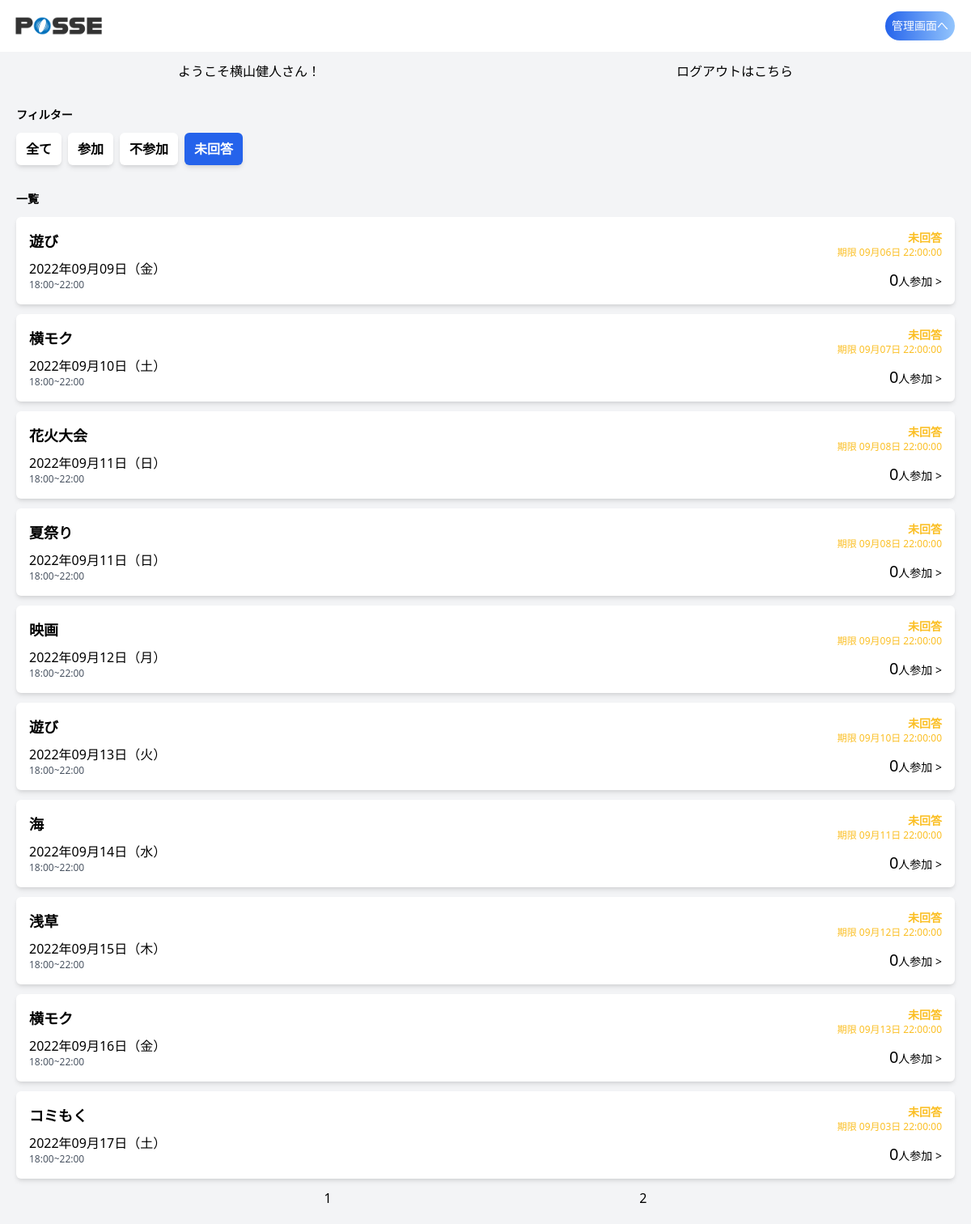
/index.php (signed in), run on the app's committed database.
### tables this page shows
CREATE TABLE users (
  id INT AUTO_INCREMENT NOT NULL PRIMARY KEY,
  email VARCHAR(255) NOT NULL,
  name VARCHAR(255),
  password VARCHAR(255) NOT NULL, 
  is_admin TINYINT DEFAULT 0, 
  github_id VARCHAR(255),
  slack_id VARCHAR(255)
);

CREATE TABLE events (
  id INT AUTO_INCREMENT NOT NULL PRIMARY KEY,
  name VARCHAR(10) NOT NULL,
  start_at DATETIME NOT NULL,
  end_at DATETIME NOT NULL,
  detail TEXT,
  created_at DATETIME DEFAULT CURRENT_TIMESTAMP,
  updated_at DATETIME DEFAULT CURRENT_TIMESTAMP ON UPDATE CURRENT_TIMESTAMP,
  deleted_at DATETIME
);

### src/index.php (the view, shortened to what this page needs)
<?php
require('dbconnect.php');
$user_id = $_SESSION['user_id'];
$status = filter_input(INPUT_GET, 'status');
if (isset($status)) {
  if ($status == 'all') {
    $stmt = $db->prepare('SELECT events.id, events.name, events.start_at, events.end_at, count(event_attendance.id) AS total_participants FROM events LEFT JOIN event_attendance ON events.id = event_attendance.event_id WHERE events.start_at >= CURDATE() GROUP BY events.id ORDER BY start_at ASC');
    $stmt->execute();
  } else {
    $stmt = $db->prepare("SELECT events.id, events.name, events.start_at, events.end_at, count(event_attendance.id) AS total_participants FROM events LEFT JOIN event_attendance ON events.id = event_attendance.event_id WHERE event_attendance.user_id = ? AND event_attendance.status = ? AND events.start_at >= CURDATE() GROUP BY events.id ORDER BY events.start_at ASC");
    $stmt->execute(array($user_id, $status));
  }
} else {
  $stmt = $db->prepare("SELECT events.id, events.name, events.start_at, events.end_at, count(event_attendance.id) AS total_participants FROM event_attendance RIGHT OUTER JOIN events ON events.id = event_attendance.event_id WHERE event_attendance.status IS NULL AND events.start_at >= CURDATE() GROUP BY events.id ORDER BY events.start_at ASC;");
  $stmt->execute();
}
$events = $stmt->fetchAll();
$stmt = $db->prepare('SELECT COUNT(id) FROM users WHERE is_admin = 1 AND id = ?');
$stmt->execute(array($user_id));
$is_admin = $stmt->fetch();
function get_day_of_week($w)
{
  $day_of_week_list = ['日', '月', '火', '水', '木', '金', '土'];
  return $day_of_week_list["$w"];
}
?>
<!DOCTYPE html>
<html lang="ja">
<head>
  <link href="https://unpkg.com/tailwindcss@^2/dist/tailwind.min.css" rel="stylesheet">
</head>
<body>
  <header class="h-16">
    <div class="flex justify-between items-center w-full h-full mx-auto pl-2 pr-5">
      <div class="h-full">
        <img src="img/header-logo.png" alt="" class="h-full">
      </div>
      <?php
      $stmt_user_name = $db->prepare('SELECT name FROM users WHERE id = ?');
      $stmt_user_name->execute(array($user_id));
      $user_name = $stmt_user_name->fetch();
      ?>
      <?php if ($is_admin[0] != 0) { ?>
        <a href="./admin.php" class="cursor-pointer p-2 text-sm text-white bg-blue-400 rounded-3xl bg-gradient-to-r from-blue-600 to-blue-300 flex items-center justify-center">管理画面へ</a>
      <?php } ?>
    </div>
  </header>
  <main class="bg-gray-100">
    <div class="flex justify-around">
      <p class="p-3">ようこそ<?php echo $user_name['name'];?>さん！</p>
      <p class="p-3"><a href="./auth/login/logout.php">ログアウトはこちら</a></p>
    </div>
    <div class="w-full mx-auto p-5">
      <div id="filter" class="mb-8">
        <h2 class="text-sm font-bold mb-3">フィルター</h2>
        <div class="flex">
          <a href="./index.php?status=all" class="px-3 py-2 text-md font-bold mr-2 rounded-md shadow-md bg-white <?php if ($status == "all") {
                                                                                                                    echo 'bg-blue-600 text-white';
                                                                                                                  } ?>">全て</a>
          <a href="./index.php?status=presence" class="px-3 py-2 text-md font-bold mr-2 rounded-md shadow-md bg-white <?php if ($status == "presence") {
                                                                                                                        echo 'bg-blue-600 text-white';
                                                                                                                      } ?>">参加</a>
          <a href="./index.php?status=absence" class="px-3 py-2 text-md font-bold mr-2 rounded-md shadow-md bg-white <?php if ($status == "absence") {
                                                                                                                        echo 'bg-blue-600 text-white';
                                                                                                                      } ?>">不参加</a>
          <a href="./index.php" class="px-3 py-2 text-md font-bold mr-2 rounded-md shadow-md bg-white <?php if ($status == null) {
                                                                                                        echo 'bg-blue-600 text-white';
                                                                                                      } ?>">未回答</a>
        </div>
      </div>
      <?php
      $count = count($events);
      $max_page = ceil($count / MAX);
      if (!isset($_GET['page_id'])) {
        $now = 1;
      } else {
        $now = $_GET['page_id'];
      }
      $start_no = ($now - 1) * MAX;
      $disp_data = array_slice($events, $start_no, MAX, true);
      ?>
      <div id="events-list">
        <div class="flex justify-between items-center mb-3">
          <h2 class="text-sm font-bold">一覧</h2>
        </div>
        <?php
          foreach ($disp_data as $event) :
          $start_date = strtotime($event['start_at']);
          $end_date = strtotime($event['end_at']);
          $day_of_week = get_day_of_week(date("w", $start_date));
          $stmt = $db->prepare('SELECT user_id, status FROM event_attendance WHERE event_id = ? AND user_id = ?');
          $stmt->execute(array($event['id'], $user_id));
          $participation_status = $stmt->fetch();
          $stmt = $db->prepare("SELECT COUNT(user_id) FROM event_attendance WHERE event_id = ? AND status = 'presence'");
          $stmt->execute(array($event['id']));
          $participants_total = $stmt->fetch();
          ?>
          <div class="modal-open bg-white mb-3 p-4 flex justify-between rounded-md shadow-md cursor-pointer" id="event-<?php echo $event['id']; ?>">
            <div>
              <h3 class="font-bold text-lg mb-2"><?php echo $event['name'] ?></h3>
              <p><?php echo date("Y年m月d日（${day_of_week}）", $start_date); ?></p>
              <p class="text-xs text-gray-600">
                <?php echo date("H:i", $start_date) . "~" . date("H:i", $end_date); ?>
              </p>
            </div>
            <div class="flex flex-col justify-between text-right">
              <div>
                <?php if (is_null($participation_status['status'])) : ?>
                  <p class="text-sm font-bold text-yellow-400">未回答</p>
                  <p class="text-xs text-yellow-400">期限 <?php echo date("m月d日 H:i:s", strtotime('-3 day', $end_date)); ?></p>
                <?php elseif ($participation_status['status'] == 'absence') : ?>
                  <p class="text-sm font-bold text-gray-300">不参加</p>
                <?php elseif ($participation_status['status'] == 'presence') : ?>
                  <p class="text-sm font-bold text-green-400">参加</p>
                <?php endif; ?>
              </div>
              <div class="accordion">
                <a class="accordion_click">
                  <p class="text-sm"><span class="text-xl"><?= $participants_total[0] ?></span>人参加 ></p>
                </a>
              </div>
            </div>
          </div>
        <?php endforeach; ?>
      </div>
      <div class="flex justify-evenly">
        <?php
        for ($i = 1; $i <= $max_page; $i++) {
          if ($i == $now) {
            $now_html = "<p>$now</p>";
            echo $now_html;
          } else if ($status == null){
            $page_link_ref = "/index.php?page_id=$i";
            $page_link_html = "<p><a href='$page_link_ref'>$i</a></p>";
            echo $page_link_html;
          }else{
            $page_link_ref = "/index.php?page_id=$i&status=$status";
            $page_link_html = "<p><a href='$page_link_ref'>$i</a></p>";
            echo $page_link_html;
          }
        }
        ?>
      </div>
    </div>
  </main>
</body>

### data on the page
users: name "横山健人"
events: name "遊び", start_at "2022年09月09日（金）", start_at "18:00", end_at "22:00", end_at "09月06日 22:00:00", participants_total "0"
events: name "横モク", start_at "2022年09月10日（土）", start_at "18:00", end_at "22:00", end_at "09月07日 22:00:00", participants_total "0"
events: name "花火大会", start_at "2022年09月11日（日）", start_at "18:00", end_at "22:00", end_at "09月08日 22:00:00", participants_total "0"
events: name "夏祭り", start_at "2022年09月11日（日）", start_at "18:00", end_at "22:00", end_at "09月08日 22:00:00", participants_total "0"
events: name "映画", start_at "2022年09月12日（月）", start_at "18:00", end_at "22:00", end_at "09月09日 22:00:00", participants_total "0"
events: name "遊び", start_at "2022年09月13日（火）", start_at "18:00", end_at "22:00", end_at "09月10日 22:00:00", participants_total "0"
events: name "海", start_at "2022年09月14日（水）", start_at "18:00", end_at "22:00", end_at "09月11日 22:00:00", participants_total "0"
events: name "浅草", start_at "2022年09月15日（木）", start_at "18:00", end_at "22:00", end_at "09月12日 22:00:00", participants_total "0"
events: name "横モク", start_at "2022年09月16日（金）", start_at "18:00", end_at "22:00", end_at "09月13日 22:00:00", participants_total "0"
events: name "コミもく", start_at "2022年09月17日（土）", start_at "18:00", end_at "22:00", end_at "09月03日 22:00:00", participants_total "0"
